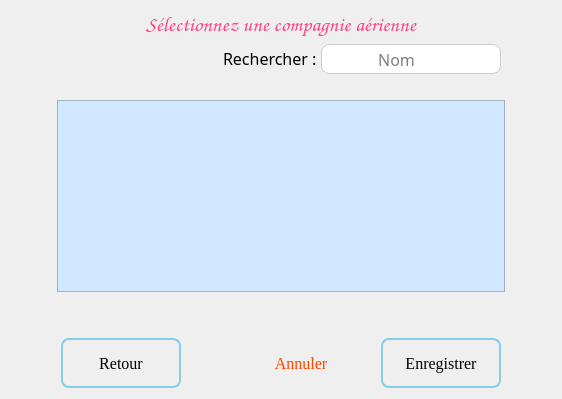
          <widget class="QWidget" name="page_4">
           <layout class="QGridLayout" name="gridLayout_7">
            <item row="0" column="1">
             <widget class="QLabel" name="label_24">
              <property name="sizePolicy">
               <sizepolicy hsizetype="Preferred" vsizetype="Fixed">
                <horstretch>0</horstretch>
                <verstretch>0</verstretch>
               </sizepolicy>
              </property>
              <property name="font">
               <font>
                <family>Comic Sans MS</family>
                <pointsize>16</pointsize>
               </font>
              </property>
              <property name="styleSheet">
               <string notr="true">color: #FF4081;</string>
              </property>
              <property name="text">
               <string>Sélectionnez une compagnie aérienne</string>
              </property>
              <property name="textFormat">
               <enum>Qt::TextFormat::AutoText</enum>
              </property>
              <property name="alignment">
               <set>Qt::AlignmentFlag::AlignCenter</set>
              </property>
              <property name="margin">
               <number>10</number>
              </property>
             </widget>
            </item>
            <item row="2" column="2">
             <spacer name="horizontalSpacer_13">
              <property name="orientation">
               <enum>Qt::Orientation::Horizontal</enum>
              </property>
              <property name="sizeType">
               <enum>QSizePolicy::Policy::Preferred</enum>
              </property>
              <property name="sizeHint" stdset="0">
               <size>
                <width>40</width>
                <height>20</height>
               </size>
              </property>
             </spacer>
            </item>
            <item row="2" column="1">
             <widget class="QTableView" name="modListeCompagnie">
              <property name="sizePolicy">
               <sizepolicy hsizetype="Expanding" vsizetype="Preferred">
                <horstretch>0</horstretch>
                <verstretch>0</verstretch>
               </sizepolicy>
              </property>
              <property name="font">
               <font>
                <family>Microsoft JhengHei</family>
                <pointsize>10</pointsize>
               </font>
              </property>
              <property name="styleSheet">
               <string notr="true">background-color:  #CFE8FF;
selection-background-color: lightseagreen;</string>
              </property>
              <property name="alternatingRowColors">
               <bool>true</bool>
              </property>
              <property name="selectionMode">
               <enum>QAbstractItemView::SelectionMode::SingleSelection</enum>
              </property>
              <property name="selectionBehavior">
               <enum>QAbstractItemView::SelectionBehavior::SelectRows</enum>
              </property>
              <attribute name="horizontalHeaderDefaultSectionSize">
               <number>320</number>
              </attribute>
              <attribute name="horizontalHeaderStretchLastSection">
               <bool>true</bool>
              </attribute>
              <attribute name="verticalHeaderVisible">
               <bool>false</bool>
              </attribute>
              <attribute name="verticalHeaderDefaultSectionSize">
               <number>35</number>
              </attribute>
             </widget>
            </item>
            <item row="2" column="0">
             <spacer name="horizontalSpacer_12">
              <property name="orientation">
               <enum>Qt::Orientation::Horizontal</enum>
              </property>
              <property name="sizeType">
               <enum>QSizePolicy::Policy::Preferred</enum>
              </property>
              <property name="sizeHint" stdset="0">
               <size>
                <width>40</width>
                <height>20</height>
               </size>
              </property>
             </spacer>
            </item>
            <item row="3" column="1">
             <spacer name="verticalSpacer_10">
              <property name="orientation">
               <enum>Qt::Orientation::Vertical</enum>
              </property>
              <property name="sizeType">
               <enum>QSizePolicy::Policy::Preferred</enum>
              </property>
              <property name="sizeHint" stdset="0">
               <size>
                <width>20</width>
                <height>40</height>
               </size>
              </property>
             </spacer>
            </item>
            <item row="4" column="0" colspan="3">
             <layout class="QHBoxLayout" name="horizontalLayout_11">
              <property name="spacing">
               <number>20</number>
              </property>
              <property name="leftMargin">
               <number>50</number>
              </property>
              <property name="rightMargin">
               <number>50</number>
              </property>
              <property name="bottomMargin">
               <number>0</number>
              </property>
              <item alignment="Qt::AlignmentFlag::AlignLeft">
               <widget class="QPushButton" name="btnretour3">
                <property name="sizePolicy">
                 <sizepolicy hsizetype="Fixed" vsizetype="Fixed">
                  <horstretch>0</horstretch>
                  <verstretch>0</verstretch>
                 </sizepolicy>
                </property>
                <property name="minimumSize">
                 <size>
                  <width>120</width>
                  <height>50</height>
                 </size>
                </property>
                <property name="maximumSize">
                 <size>
                  <width>120</width>
                  <height>50</height>
                 </size>
                </property>
                <property name="font">
                 <font>
                  <family>Georgia</family>
                  <pointsize>12</pointsize>
                 </font>
                </property>
                <property name="styleSheet">
                 <string notr="true">QPushButton {
    background: qlineargradient(x1:0, y1:0, x2:0, y2:1,
                                stop:0 #00aaff, stop:1 #f0f0f0);
    border: 2px solid skyblue;
    border-radius: 8px;
    padding: 5px;
    color: black;
}

QPushButton:hover {
    background: qlineargradient(x1:0, y1:0, x2:0, y2:1,
                                stop:0 #f0f0f0, stop:1 #00aaff);
    border: 2px solid skyblue;
}

QPushButton:pressed {
    background: qlineargradient(x1:0, y1:0, x2:0, y2:1,
                                stop:0 #f0f0f0, stop:1 #0080ff);
    border: 2px solid teal;
}</string>
                </property>
                <property name="text">
                 <string>Retour</string>
                </property>
                <property name="icon">
                 <iconset resource="ressources/icons.qrc">
                  <normaloff>:/icons/retour.png</normaloff>:/icons/retour.png</iconset>
                </property>
                <property name="iconSize">
                 <size>
                  <width>20</width>
                  <height>20</height>
                 </size>
                </property>
               </widget>
              </item>
              <item>
               <spacer name="horizontalSpacer_11">
                <property name="orientation">
                 <enum>Qt::Orientation::Horizontal</enum>
                </property>
                <property name="sizeHint" stdset="0">
                 <size>
                  <width>40</width>
                  <height>0</height>
                 </size>
                </property>
               </spacer>
              </item>
              <item alignment="Qt::AlignmentFlag::AlignRight">
               <widget class="QPushButton" name="btnAnnulerMod3">
                <property name="sizePolicy">
                 <sizepolicy hsizetype="Fixed" vsizetype="Fixed">
                  <horstretch>0</horstretch>
                  <verstretch>0</verstretch>
                 </sizepolicy>
                </property>
                <property name="minimumSize">
                 <size>
                  <width>120</width>
                  <height>50</height>
                 </size>
                </property>
                <property name="maximumSize">
                 <size>
                  <width>120</width>
                  <height>50</height>
                 </size>
                </property>
                <property name="font">
                 <font>
                  <family>Georgia</family>
                  <pointsize>12</pointsize>
                 </font>
                </property>
                <property name="styleSheet">
                 <string notr="true">QPushButton {
border : none;
color : orangered;
}
QPushButton:hover {
text-decoration : underline;
}</string>
                </property>
                <property name="text">
                 <string>Annuler</string>
                </property>
                <property name="iconSize">
                 <size>
                  <width>20</width>
                  <height>20</height>
                 </size>
                </property>
               </widget>
              </item>
              <item>
               <widget class="QPushButton" name="btnEnregistrerMod">
                <property name="enabled">
                 <bool>false</bool>
                </property>
                <property name="sizePolicy">
                 <sizepolicy hsizetype="Fixed" vsizetype="Fixed">
                  <horstretch>0</horstretch>
                  <verstretch>0</verstretch>
                 </sizepolicy>
                </property>
                <property name="minimumSize">
                 <size>
                  <width>120</width>
                  <height>50</height>
                 </size>
                </property>
                <property name="maximumSize">
                 <size>
                  <width>120</width>
                  <height>50</height>
                 </size>
                </property>
                <property name="font">
                 <font>
                  <family>Georgia</family>
                  <pointsize>12</pointsize>
                 </font>
                </property>
                <property name="styleSheet">
                 <string notr="true">QPushButton {
    background: qlineargradient(x1:0, y1:0, x2:0, y2:1,
                                stop:0 #00aaff, stop:1 #f0f0f0);
    border: 2px solid skyblue;
    border-radius: 8px;
    padding: 5px;
    color: black;
}

QPushButton:hover {
    background: qlineargradient(x1:0, y1:0, x2:0, y2:1,
                                stop:0 #f0f0f0, stop:1 #00aaff);
    border: 2px solid skyblue;
}

QPushButton:pressed {
    background: qlineargradient(x1:0, y1:0, x2:0, y2:1,
                                stop:0 #f0f0f0, stop:1 #0080ff);
    border: 2px solid teal;
}</string>
                </property>
                <property name="text">
                 <string>Enregistrer</string>
                </property>
                <property name="icon">
                 <iconset theme="QIcon::ThemeIcon::DocumentSave"/>
                </property>
                <property name="iconSize">
                 <size>
                  <width>20</width>
                  <height>20</height>
                 </size>
                </property>
               </widget>
              </item>
             </layout>
            </item>
            <item row="1" column="0" colspan="3">
             <layout class="QHBoxLayout" name="horizontalLayout_19">
              <property name="spacing">
               <number>0</number>
              </property>
              <property name="leftMargin">
               <number>0</number>
              </property>
              <property name="topMargin">
               <number>0</number>
              </property>
              <property name="rightMargin">
               <number>50</number>
              </property>
              <property name="bottomMargin">
               <number>20</number>
              </property>
              <item>
               <spacer name="horizontalSpacer_17">
                <property name="orientation">
                 <enum>Qt::Orientation::Horizontal</enum>
                </property>
                <property name="sizeType">
                 <enum>QSizePolicy::Policy::Expanding</enum>
                </property>
                <property name="sizeHint" stdset="0">
                 <size>
                  <width>40</width>
                  <height>20</height>
                 </size>
                </property>
               </spacer>
              </item>
              <item alignment="Qt::AlignmentFlag::AlignRight">
               <widget class="QLabel" name="label_8">
                <property name="sizePolicy">
                 <sizepolicy hsizetype="Fixed" vsizetype="Fixed">
                  <horstretch>0</horstretch>
                  <verstretch>0</verstretch>
                 </sizepolicy>
                </property>
                <property name="font">
                 <font>
                  <family>Calisto MT</family>
                  <pointsize>12</pointsize>
                 </font>
                </property>
                <property name="text">
                 <string>Rechercher : </string>
                </property>
               </widget>
              </item>
              <item alignment="Qt::AlignmentFlag::AlignRight">
               <widget class="QLineEdit" name="modRechercheCompagnie">
                <property name="sizePolicy">
                 <sizepolicy hsizetype="Fixed" vsizetype="Fixed">
                  <horstretch>0</horstretch>
                  <verstretch>0</verstretch>
                 </sizepolicy>
                </property>
                <property name="minimumSize">
                 <size>
                  <width>150</width>
                  <height>0</height>
                 </size>
                </property>
                <property name="maximumSize">
                 <size>
                  <width>150</width>
                  <height>30</height>
                 </size>
                </property>
                <property name="font">
                 <font>
                  <family>Calisto MT</family>
                  <pointsize>12</pointsize>
                 </font>
                </property>
                <property name="styleSheet">
                 <string notr="true">QLineEdit {
border: 1px solid #ccc;
border-right : none;
background-color : white;
border-top-left-radius : 8px;
border-bottom-left-radius : 8px;
}</string>
                </property>
                <property name="alignment">
                 <set>Qt::AlignmentFlag::AlignCenter</set>
                </property>
                <property name="placeholderText">
                 <string>Nom</string>
                </property>
               </widget>
              </item>
              <item>
               <widget class="QPushButton" name="pushButton_5">
                <property name="sizePolicy">
                 <sizepolicy hsizetype="Fixed" vsizetype="Fixed">
                  <horstretch>0</horstretch>
                  <verstretch>0</verstretch>
                 </sizepolicy>
                </property>
                <property name="minimumSize">
                 <size>
                  <width>30</width>
                  <height>30</height>
                 </size>
                </property>
                <property name="maximumSize">
                 <size>
                  <width>30</width>
                  <height>30</height>
                 </size>
                </property>
                <property name="styleSheet">
                 <string notr="true">QPushButton {
border : none;
background-color : white;
border: 1px solid #ccc;
border-left : none;
border-top-right-radius : 8px;
border-bottom-right-radius : 8px;
}</string>
                </property>
                <property name="text">
                 <string/>
                </property>
                <property name="icon">
                 <iconset theme="QIcon::ThemeIcon::SystemSearch"/>
                </property>
               </widget>
              </item>
             </layout>
            </item>
           </layout>
          </widget>
